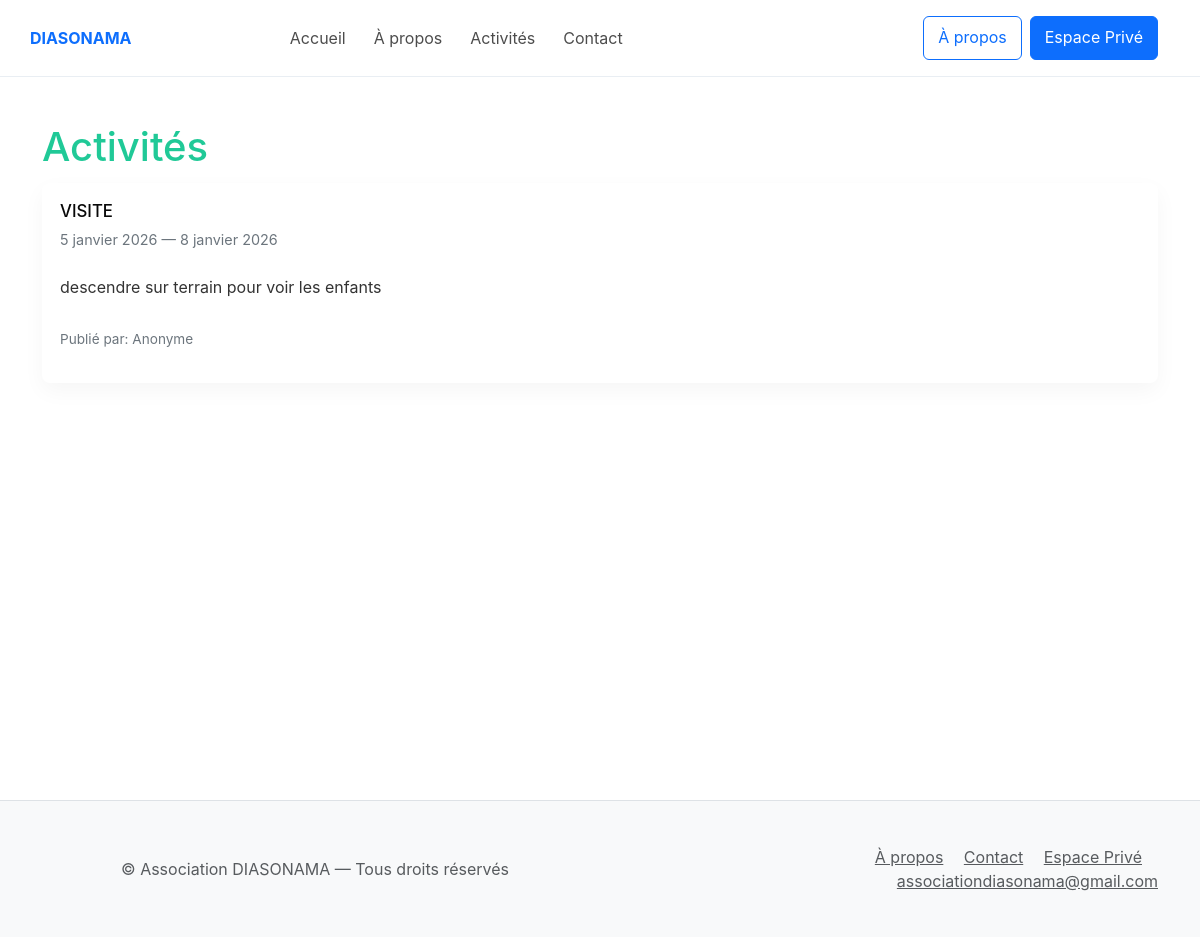
The page /activities/ on the database its author committed.
### activities/models.py (models this page shows, shortened)
class Activity(models.Model):
    title = models.CharField(max_length=255)
    description = models.TextField(blank=True)
    start_date = models.DateField(null=True, blank=True)
    end_date = models.DateField(null=True, blank=True)
    published = models.BooleanField(default=False)
    created_by = models.ForeignKey(settings.AUTH_USER_MODEL, on_delete=models.SET_NULL, null=True, related_name='activities')
    created_at = models.DateTimeField(auto_now_add=True)

### activities/views.py (the view)
# urls.py: path('', views.index, name='activities_index'),
def index(request):
    activities = Activity.objects.order_by('-start_date')[:50]
    return render(request, 'activities/list.html', {'activities': activities})

### templates/activities/list.html
{% extends 'base.html' %}
{% load static %}
{% block content %}
<div class="container activities-page">
  <h1>Activités</h1>
  {% if activities %}
    <div class="activities-grid">
      {% for activity in activities %}
        <article class="activity-card">
          <h3>{{ activity.title }}</h3>
          <p class="meta">{% if activity.start_date %}{{ activity.start_date }}{% endif %}{% if activity.end_date %} — {{ activity.end_date }}{% endif %}</p>
          <p class="desc">{{ activity.description|default:"(Pas de description)"|truncatechars:200 }}</p>
          <p class="byline">Publié par: {% if activity.created_by %}{{ activity.created_by.get_full_name|default:activity.created_by.username }}{% else %}Anonyme{% endif %}</p>
        </article>
      {% endfor %}
    </div>
  {% else %}
    <p>Aucune activité pour le moment. Revenez bientôt.</p>
  {% endif %}
</div>
{% endblock %}

### static/css/styles.css (style rules this page uses)
html, body { margin: 0; padding: 0; height: 100%; font-family: -apple-system, BlinkMacSystemFont, "Segoe UI", Roboto, "Helvetica Neue", Arial, sans-serif; background: #ffffff; color: #080808; }
body { min-height: 100%; }
h1 { color: #51ff00; }
:root { --color-primary: #0d6efd; --color-accent: #20c997; --muted: #6c757d; --bg: #f8fafc; }
.activities-page h1 { margin:18px 0 12px;color:var(--color-accent) }
.activities-grid { display:grid;grid-template-columns:repeat(auto-fit,minmax(260px,1fr));gap:18px }
.activity-card { background:#fff;padding:18px;border-radius:8px;box-shadow:0 8px 22px rgba(12,20,30,0.04);display:flex;flex-direction:column;gap:8px }
.activity-card h3 { margin:0;font-size:1.05rem }
.activity-card .meta { font-size:0.9rem;color:var(--muted) }
.activity-card .desc { flex:1;color:#333 }
.activity-card .byline { font-size:0.85rem;color:var(--muted);margin-top:6px }
.site-main .container { padding-top: 28px; padding-bottom: 28px }

### rows shown on the page
Activity: title "VISITE", start_date "5 janvier 2026", end_date "8 janvier 2026", description "descendre sur terrain pour voir les enfants", shows "Anonyme"
